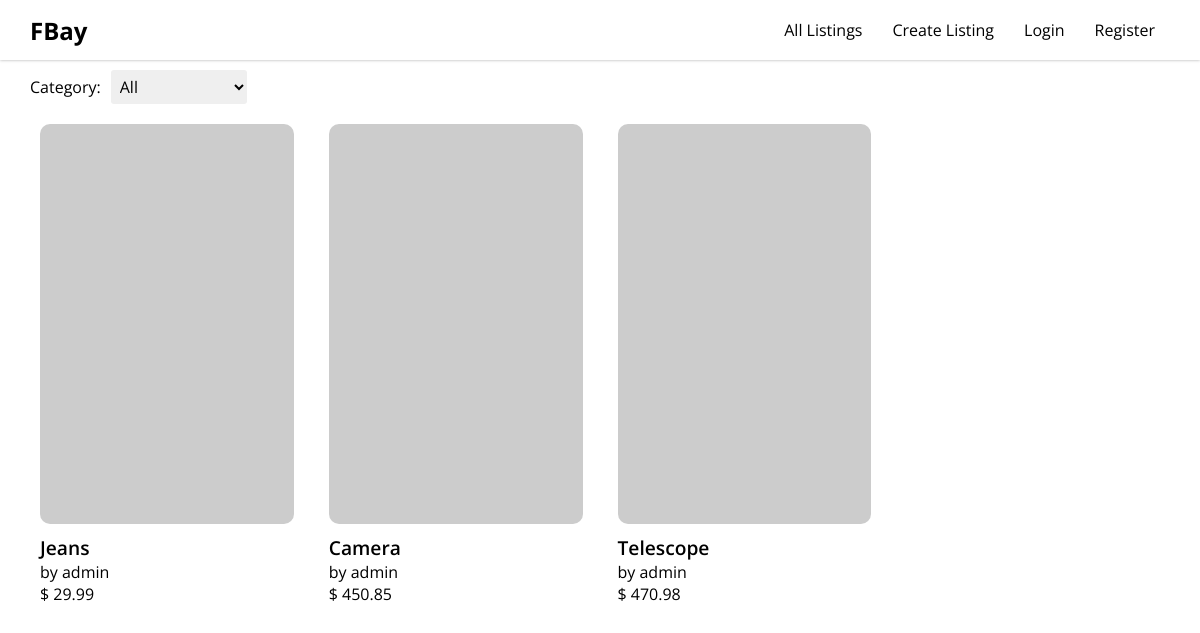
The page / on the database its author committed.
### auctions/models.py (models this page shows)
class Listing(models.Model):
    id = models.AutoField(primary_key=True)
    title = models.CharField(max_length=100, blank=True, null=True)
    userID = models.IntegerField(blank=True, null=True)
    username = models.CharField(max_length=100, blank=True, null=True)
    category = models.CharField(max_length=30, blank=True, null=True)
    baseBid = models.FloatField(blank=True, null=True)
    dateCreated = models.DateTimeField(auto_now_add=True, blank=True, null=True)
    image = models.ImageField(null=True, blank=True) #uploads_to= (media)
    userKey = models.ForeignKey(User, on_delete=models.CASCADE)
    isClosed = models.BooleanField(auto_created=False,  blank=True, null=False)
    description = models.CharField(max_length=1000, blank=True, null=True)

### auctions/views.py (the view)
# urls.py: path("", views.index, name="index"),
def index(request):
    filter = request.GET.get('filter','null')
    if(filter=='null' or filter=='all'):
        listings = Listing.objects.all()
    else:
        listings = Listing.objects.filter(category=filter)
    payload = []
    for count in range(listings.count()):
        currentListingObject = listings[count]
        if Bid.objects.filter(listingID=currentListingObject.id ).exists():
            currentHighestBid = Bid.objects.filter(listingID=currentListingObject.id).aggregate(Max('bidValue')).get('bidValue__max')
        else:
            currentHighestBid = Listing.objects.get(id=currentListingObject.id).baseBid
        tempValue = {
            'currentHighestBid': currentHighestBid,
            'id': currentListingObject.id,
            'username': currentListingObject.username,
            'imageURL': str(currentListingObject.image),
            'isClosed': currentListingObject.isClosed,
            'title': currentListingObject.title
        }
        payload.append(tempValue)
    return render(request, "auctions/index.html", {'payload':payload, 'displayClosed': False})

### auctions/templates/auctions/index.html
{% extends "auctions/layout.html" %}
{% block body %}
<section class="index center">
    <div class="index inner">
        {% include './Common/ProductGrid.html' %}
    </div>
</section>
<link rel="stylesheet" href="/static/auctions/index.css">
{% endblock %}

### auctions/templates/auctions/Common/ProductGrid.html (shortened to what this page needs)
{% load static %}
<div class="productGrid outer">
    <div class="filters">
        <form id="filterForm">
            <label for="filter">Category: </label>
            <select name="filter" id="filter" onchange="handleFilter()">
            </select>
        </form>
    </div>
    <div class="productGrid inner">
        {% for listing in payload%}
            {% if displayClosed%}
            <article class="listing" onclick="handleListingClick({{listing.id}})">
                <div class="image outer" style="background-image: url('/media/{{listing.imageURL}}')">
                </div>
                <div class="text">
                    <h3 class="title">{{listing.title}}</h3>
                    <p class="">by {{listing.username}}</p>
                    <p class="bidValue">$ {{listing.currentHighestBid}}</p>
                    {% if not listing.isClosed %}
                    <p class="closedStatus open">Open</p>
                    {% elif listing.isClosed %}
                    <p class="closedStatus closed">Closed</p>
                    {%endif%}
                </div>
            </article>
            {% elif not displayClosed and not listing.isClosed %}
            <article class="listing" onclick="handleListingClick({{listing.id}})">
                <div class="image outer" style="background-image: url('/media/{{listing.imageURL}}')">
                </div>
                <div class="text">
                    <h3 class="title">{{listing.title}}</h3>
                    <p class="">by {{listing.username}}</p>
                    <p class="bidValue">$ {{listing.currentHighestBid}}</p>
                </div>
            </article>
            {%endif%}
        {% endfor%}
    </div>
</div>
<link rel="stylesheet" href="/static/auctions/ProductGrid.css">

### auctions/static/auctions/styles.css (style rules this page uses)
* { margin: 0; border: 0; padding: 0; text-decoration: none; list-style: none; font-size: 16px; font-weight: normal; color: inherit; font-family: 'Open Sans', sans-serif; letter-spacing: inherit; }
html { background-color: white; }
html, body, #__next { width: 100%; height: fit-content; }
.center { display: flex; align-items: center; justify-content: center; }

### auctions/static/auctions/ProductGrid.css (style rules this page uses)
div.productGrid.outer { width:100%;display:flex;flex-direction:column }
div.productGrid.outer .filters form { display:flex;align-items:center;padding:10px 0 }
div.productGrid.outer .filters form select { margin-left:10px;padding:5px;border-radius:3px;cursor:pointer }
div.productGrid.outer .productGrid.inner { width:100%;display:grid;grid-auto-rows:auto;grid-template-columns:1fr 1fr 1fr 1fr;grid-gap:15px;margin-bottom:40px }
div.productGrid.outer .productGrid.inner .listing { width:100%;display:flex;flex-direction:column;align-items:center;cursor:pointer;box-sizing:border-box;padding:10px }
div.productGrid.outer .productGrid.inner .listing .image.outer { height:400px;width:100%;overflow:hidden;background-color:#ccc;background-position:center;background-size:cover;background-repeat:no-repeat;border-radius:10px;margin-bottom:10px }
div.productGrid.outer .productGrid.inner .listing .text { width:100%;display:flex;flex-direction:column;align-items:flex-start }
div.productGrid.outer .productGrid.inner .listing .text h3 { font-weight:600;font-size:1.2em }
div.productGrid.outer .productGrid.inner .listing .text p.bidValue { font-size:normal }

### auctions/static/auctions/index.css (style rules this page uses)
section.index { width:100% }
section.index .index.inner { width:95% }

### rows shown on the page
Listing: title "Jeans", username "admin", currentHighestBid "29.99"
Listing: title "Camera", username "admin", currentHighestBid "450.85"
Listing: title "Telescope", username "admin", currentHighestBid "470.98"
